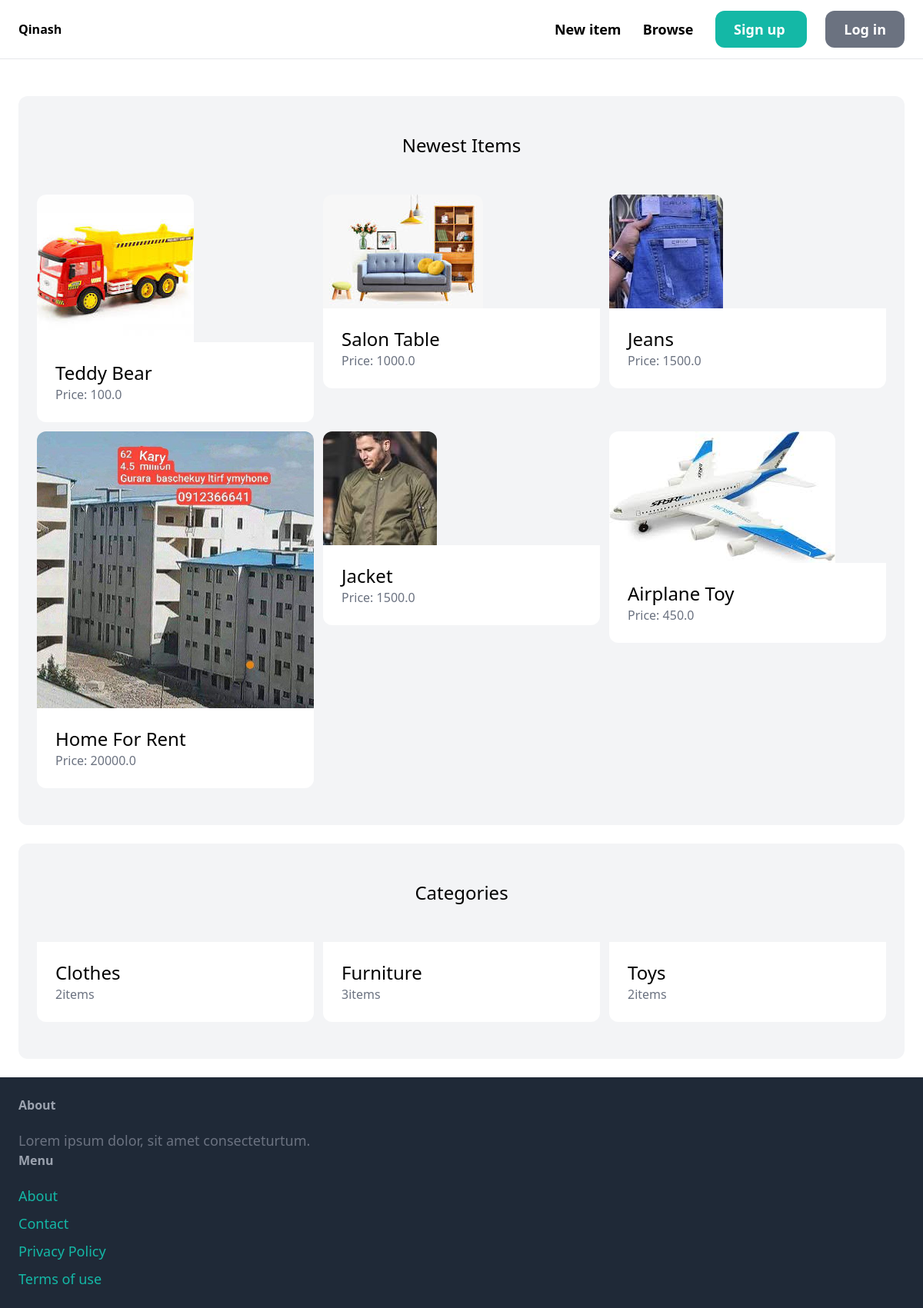
The page / on the database its author committed.
### item/models.py (models this page shows, shortened)
class Item(models.Model):
    category=models.ForeignKey(Category, related_name='items', on_delete=models.CASCADE)
    name=models.CharField(max_length=255)
    description=models.TextField(blank=True, null=True)
    price=models.FloatField()
    image = models.ImageField(upload_to='item_images', blank=True, null=True)
    is_sold=models.BooleanField(default=False)
    created_by=models.ForeignKey(User, related_name='items', on_delete=models.CASCADE)
    created_at=models.DateTimeField(auto_now_add=True)

class Category(models.Model):
    name=models.CharField(max_length=255)
    class Meta:
        ordering=('name',)
        verbose_name_plural = "Categories"

### core/views.py (the view)
# urls.py: path('', views.index, name='index'),
def index(request):
    items=Item.objects.filter(is_sold=False)[0:6]
    categories=Category.objects.all()
    return render(request, 'core/index.html', {
        'categories':categories,
        'items':items,
        })

### core/templates/core/index.html (shortened to what this page needs)
{%extends 'core/base.html'%}
{%block content%}
<div class="mt-6 px-6 py-12 bg-gray-100 rounded-xl">
    <h2 class="mb-12 text-2xl text-center"> Newest Items </h2>
    <div class="grid grid-cols-3 gap-3">
        {% for item in items %}
            <div>
                <a href="{% url 'item:detail' item.id %}">
                    <div>
                        <img src="{{ item.image.url }}" class="rounded-t-xl">
                    </div>
                    <div class="p-6 bg-white rounded-b-xl">
                        <h2 class="text-2xl">{{ item.name }}</h2>
                        <p class="text-gray-500">Price: {{ item.price }}</p>
                    </div>
                </a>
            </div>
        {% endfor %}
    </div>
</div>
<div class="mt-6 px-6 py-12 bg-gray-100 rounded-xl">
    <h2 class="mb-12 text-2xl text-center"> Categories </h2>
    <div class="grid grid-cols-3 gap-3">
        {% for category in categories %}
            <div>
                <a href="#">
                    <div class="p-6 bg-white rounded-b-xl">
                        <h2 class="text-2xl">{{ category.name }}</h2>
                        <p class="text-gray-500">{{ category.items.count }}items</p>
                    </div>
                </a>
            </div>
        {% endfor %}
    </div>
</div>
{%endblock%}

### rows shown on the page
Item: image (picture), name "Teddy Bear", price "100.0"
Item: image (picture), name "Salon Table", price "1000.0"
Item: image (picture), name "Jeans", price "1500.0"
Item: image (picture), name "Home For Rent", price "20000.0"
Item: image (picture), name "Jacket", price "1500.0"
Item: image (picture), name "Airplane Toy", price "450.0"
Category: name "Clothes", items.count "2"
Category: name "Furniture", items.count "3"
Category: name "Toys", items.count "2"
